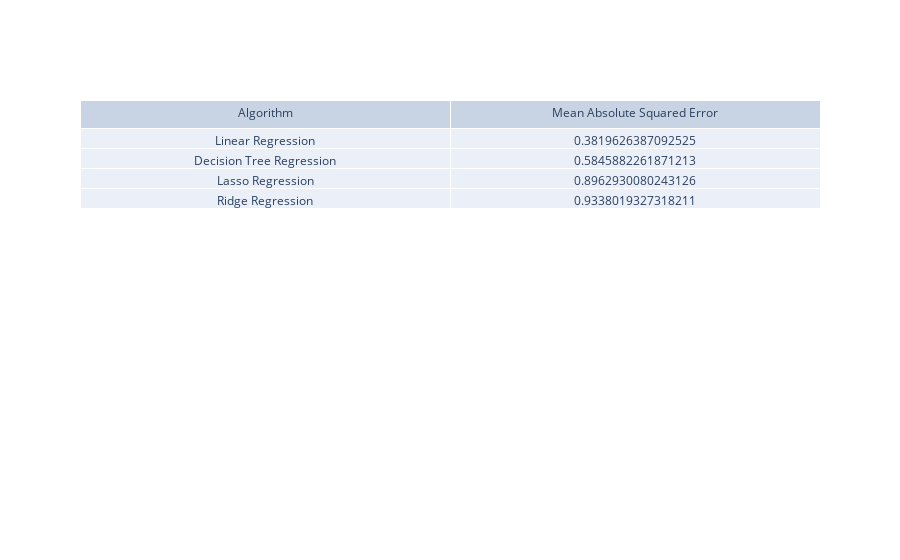

The notebook cell this image was saved under:
### Markdown cell above
This is really the product-region combination where the models perform best (given the low MASE values). The MASE values of the four models are very close. Even so we can see that the model with the lowest MASE was decision tree regression just as it was for the banana production in Madeira. 
We can see that, again, the September minimum temperature has the greatest relative importance, at about 65%. Thus, the September and October minimum temperatures are the ones that contribute most to the grape production prediction.

### Code cell
execute_models(X_azeitona_alentejo,y_azeitona_alentejo)

### Figure 1 — Plotly figure (JSON) as saved in the notebook; plotly's stock layout.template omitted (floating-point values rounded to 4 significant figures)
{"data": [{"cells": {"values": [["Linear Regression", "Decision Tree Regression", "Lasso Regression", "Ridge Regression"], [0.382, 0.5846, 0.8963, 0.9338]]}, "header": {"values": ["Algorithm", "Mean Absolute Squared Error"]}, "type": "table"}], "layout": {}}
